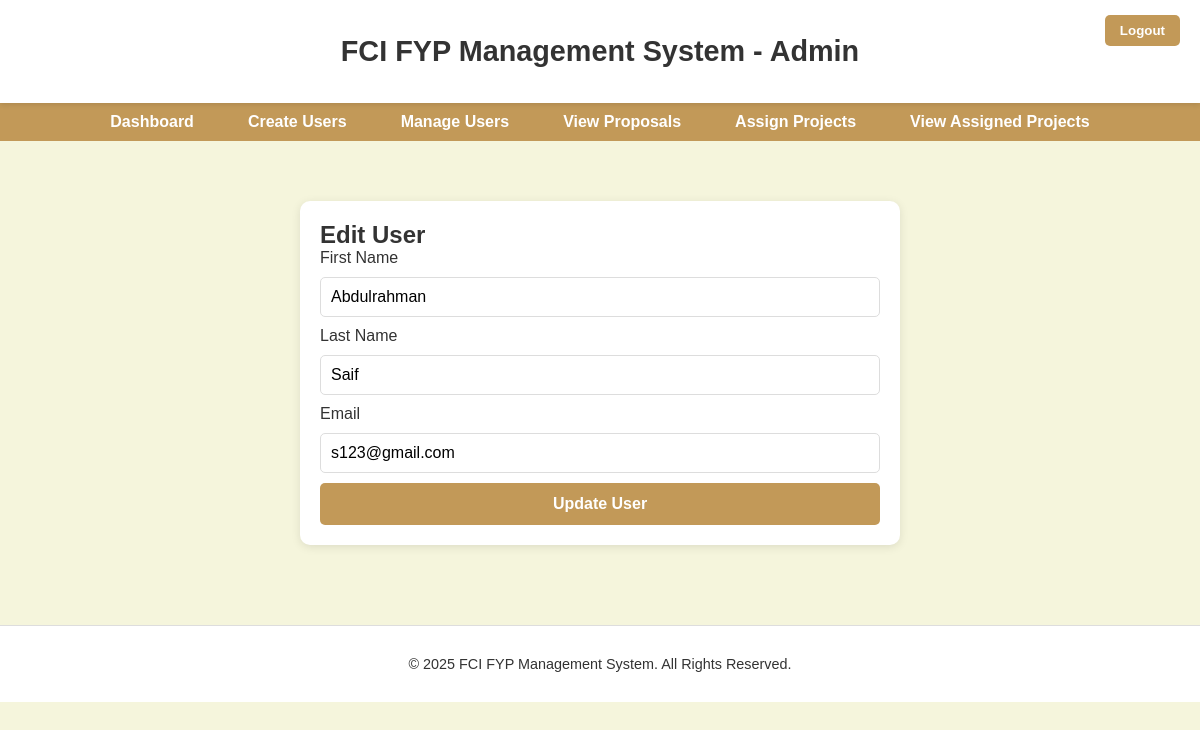
Page /admin/admin_edit_u.php?id=4&role=Lecturer (signed in) on the committed database.
### tables this page shows
CREATE TABLE `lecturer` (
  `lecturerid` int(10) NOT NULL,
  `firstName` varchar(255) NOT NULL,
  `lastName` varchar(255) NOT NULL,
  `email` varchar(255) NOT NULL,
  `password` varchar(255) NOT NULL
);

### admin/admin_edit_u.php (the view, shortened to what this page needs)
<?php
$conn = OpenCon();
if (isset($_GET['id']) && isset($_GET['role'])) {
    $id = intval($_GET['id']);
    $role = $_GET['role'];
    if ($role === 'Admin') {
        $table = 'admin';
        $column = 'adminid';
    } elseif ($role === 'Lecturer') {
        $table = 'lecturer';
        $column = 'lecturerid';
    } else {
        $table = 'student';
        $column = 'studentid';
    }
    $stmt = $conn->prepare("SELECT firstName, lastName, email FROM $table WHERE $column = ?");
    $stmt->bind_param("i", $id);
    $stmt->execute();
    $stmt->bind_result($firstName, $lastName, $email);
}
?>
<!DOCTYPE html>
<html lang="en">
<head>
    <link rel="stylesheet" href="../css/styles.css">
</head>
<body>
    <header>
        <div class="container">
            <h1>FCI FYP Management System - Admin</h1>
            <button class="logout-button" onclick="window.location.href='../auth/admin_logout.php'">Logout</button>
        </div>
    </header>
    <nav>
        <ul>
            <li><a href="admin_homepage.php">Dashboard</a></li>
            <li><a href="admin_create_u.html">Create Users</a></li>
            <li><a href="admin_manage_u.php">Manage Users</a></li>
            <li><a href="admin_view_proposal.php">View Proposals</a></li>
            <li><a href="admin_assign_proj.php">Assign Projects</a></li>
            <li><a href="admin_view_assigned.php">View Assigned Projects</a></li>
        </ul>
    </nav>
    <section class="page">
        <div class="form-container">
            <h2>Edit User</h2>
            <form action="" method="POST">
                <label for="firstName">First Name</label>
                <input type="text" name="firstName" id="firstName" value="<?php echo htmlspecialchars($firstName); ?>" required>
                <label for="lastName">Last Name</label>
                <input type="text" name="lastName" id="lastName" value="<?php echo htmlspecialchars($lastName); ?>" required>
                <label for="email">Email</label>
                <input type="email" name="email" id="email" value="<?php echo htmlspecialchars($email); ?>" required>
                <button type="submit">Update User</button>
            </form>
        </div>
    </section>
    <footer>
        <div class="container">
            <p>&copy; 2025 FCI FYP Management System. All Rights Reserved.</p>
        </div>
    </footer>
</body>
</html>

### css/styles.css (style rules this page uses)
* { margin: 0; padding: 0; box-sizing: border-box; }
body { font-family: Arial, sans-serif; margin: 0; padding: 0; background-color: #f5f5dc; color: #333; }
header { background-color: #ffffff; color: #333; padding: 15px 20px; position: relative; box-shadow: 0 2px 5px rgba(0, 0, 0, 0.1); text-align: center; }
header h1 { margin: 0; font-size: 1.8rem; }
.logout-button { position: absolute; top: 15px; right: 20px; background-color: #c29958; color: white; border: none; padding: 8px 15px; border-radius: 5px; font-weight: bold; cursor: pointer; transition: background-color 0.3s ease, transform 0.2s ease; }
.page { padding: 40px 20px; display: none; }
.container { max-width: 800px; margin: 0 auto; padding: 20px; }
form input, form textarea { width: 100%; padding: 10px; margin: 10px 0; border: 1px solid #ddd; border-radius: 5px; font-size: 1rem; }
form button { width: 100%; background-color: #c29958; color: white; border: none; padding: 10px; font-size: 1rem; font-weight: bold; border-radius: 5px; cursor: pointer; transition: background-color 0.3s ease, transform 0.2s ease; }
a { color: #c29958; text-decoration: none; transition: color 0.3s ease-in-out; }
footer { background-color: #ffffff; text-align: center; padding: 10px; margin-top: 20px; color: #333; border-top: 1px solid #ddd; font-size: 0.9rem; }

### admin/admin_edit_u.php (style rules this page uses)
nav { background-color: #c29958; padding: 10px; text-align: center; }
nav ul { list-style: none; padding: 0; margin: 0; display: flex; justify-content: center; }
nav ul li { margin: 0 15px; }
nav ul li a { color: white; text-decoration: none; font-weight: bold; padding: 8px 12px; border-radius: 5px; transition: background-color 0.3s ease; }
.page { display: block !important; }
.form-container { max-width: 600px; margin: 20px auto; padding: 20px; background: #fff; border-radius: 10px; box-shadow: 0 2px 10px rgba(0, 0, 0, 0.1); }
.form-container input { width: 100%; padding: 10px; margin-bottom: 10px; border: 1px solid #ddd; border-radius: 5px; }
.form-container button { width: 100%; padding: 12px; background-color: #c29958; color: white; border: none; border-radius: 5px; font-size: 1rem; font-weight: bold; cursor: pointer; transition: background-color 0.3s; }

### rows in the picture
lecturer: firstName "Abdulrahman", lastName "Saif", email "s123@gmail.com"
